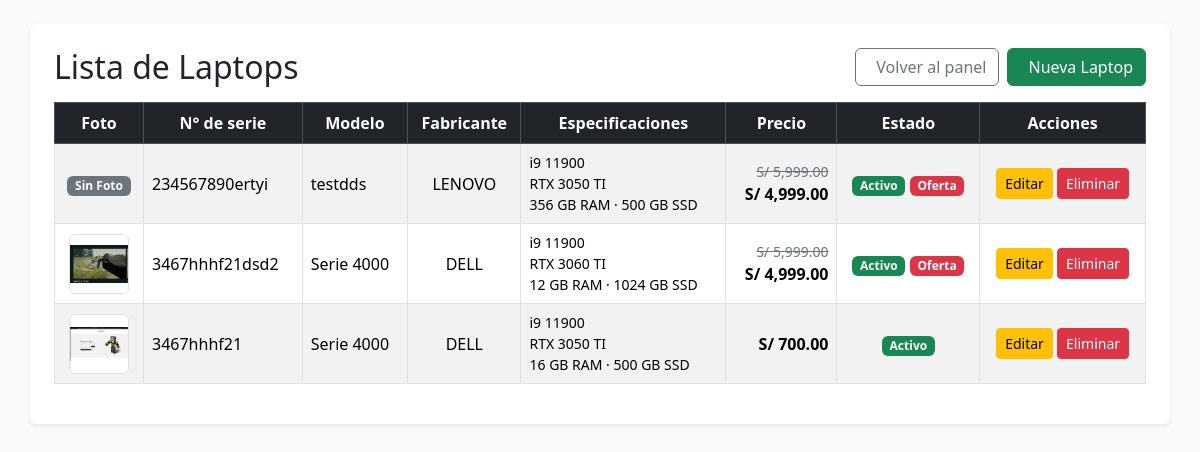
Page /src/controllers/list/listar-laptops.php (signed in) on the committed database.
### tables this page shows
CREATE TABLE laptops (
    numero_serie     VARCHAR(50)   PRIMARY KEY,             
    modelo           VARCHAR(100)  NOT NULL,
    descripcion      TEXT          NULL,                    
    procesador           VARCHAR(100)  NOT NULL,             
    tarjeta_grafica      VARCHAR(100)  NOT NULL,             
    ram_gb               SMALLINT UNSIGNED NOT NULL,        
    almacenamiento_gb    SMALLINT UNSIGNED NOT NULL,        
    tipo_almacenamiento  ENUM('SSD', 'HDD') NOT NULL DEFAULT 'SSD',
    precio           DECIMAL(10,2) NOT NULL,              
    precio_anterior  DECIMAL(10,2) NULL,                 
    id_fabricante    INT UNSIGNED  NOT NULL,
    foto             VARCHAR(255)  NULL,                    
    activo           TINYINT(1)    NOT NULL DEFAULT 1,    
    creado_en        TIMESTAMP     NOT NULL DEFAULT CURRENT_TIMESTAMP

                        
);

CREATE TABLE fabricantes (
    id_fabricante      INT UNSIGNED AUTO_INCREMENT PRIMARY KEY,
    nombre_fabricante  VARCHAR(100) NOT NULL UNIQUE         
);

### src/controllers/list/listar-laptops.php (the view, shortened to what this page needs)
<?php
require_once __DIR__ . '/../../conexion/conexion.php';
$sql = "SELECT l.numero_serie, l.modelo, l.procesador, l.tarjeta_grafica, l.ram_gb, l.almacenamiento_gb,
               l.tipo_almacenamiento, l.precio, l.precio_anterior, l.foto, l.activo, f.nombre_fabricante
        FROM laptops l
        JOIN fabricantes f ON f.id_fabricante = l.id_fabricante
        ORDER BY l.creado_en DESC";
$stmt = $conexion->prepare($sql);
$stmt->execute();
$laptops = $stmt->fetchAll(PDO::FETCH_ASSOC);
$rutaFotos = __DIR__ . '/../../../assets/imgs/laptops/';
$urlFotos  = '/assets/imgs/laptops/';
?>
<!DOCTYPE html>
<html lang="es">
<head>
    <link href="https://cdn.jsdelivr.net/npm/bootstrap@5.3.3/dist/css/bootstrap.min.css" rel="stylesheet">
    <link rel="stylesheet" href="https://cdn-uicons.flaticon.com/4.0.0/uicons-regular-rounded/css/uicons-regular-rounded.css">
</head>
<body class="bg-light p-4">
<div class="container bg-white p-4 rounded shadow-sm">
    <div class="d-flex justify-content-between align-items-center mb-3">
        <h2 class="mb-0">Lista de Laptops</h2>
        <div class="d-flex gap-2">
            <a href="/admin/index.php" class="btn btn-outline-secondary d-flex align-items-center gap-2"><i class="fi fi-rr-arrow-left d-flex"></i> Volver al panel</a>
            <a href="../add/agregar-laptos.php" class="btn btn-success d-flex align-items-center gap-2"><i class="fi fi-rr-plus d-flex"></i> Nueva Laptop</a>
        </div>
    </div>
    <div class="table-responsive">
        <table class="table table-bordered table-striped align-middle">
            <thead class="table-dark text-center">
                <tr>
                    <th>Foto</th>
                    <th>N° de serie</th>
                    <th>Modelo</th>
                    <th>Fabricante</th>
                    <th>Especificaciones</th>
                    <th>Precio</th>
                    <th>Estado</th>
                    <th>Acciones</th>
                </tr>
            </thead>
            <tbody>
                <?php foreach ($laptops as $lap): ?>
                <tr>
                    <td class="text-center">
                        <?php if (!empty($lap['foto']) && file_exists($rutaFotos . $lap['foto'])): ?>
                            <img src="<?= $urlFotos . htmlspecialchars($lap['foto']) ?>" width="60" height="60" class="rounded object-fit-contain border bg-white">
                        <?php else: ?>
                            <span class="badge bg-secondary">Sin Foto</span>
                        <?php endif; ?>
                    </td>
                    <td class="text-nowrap"><?= htmlspecialchars($lap['numero_serie']) ?></td>
                    <td><?= htmlspecialchars($lap['modelo']) ?></td>
                    <td class="text-center"><?= htmlspecialchars($lap['nombre_fabricante']) ?></td>
                    <td class="small">
                        <?= htmlspecialchars($lap['procesador']) ?><br>
                        <?= htmlspecialchars($lap['tarjeta_grafica']) ?><br>
                        <?= $lap['ram_gb'] ?> GB RAM · <?= $lap['almacenamiento_gb'] ?> GB <?= $lap['tipo_almacenamiento'] ?>
                    </td>
                    <td class="text-end text-nowrap">
                        <?php if (!empty($lap['precio_anterior'])): ?>
                            <small class="text-secondary text-decoration-line-through d-block">S/ <?= number_format($lap['precio_anterior'], 2) ?></small>
                        <?php endif; ?>
                        <strong>S/ <?= number_format($lap['precio'], 2) ?></strong>
                    </td>
                    <td class="text-center">
                        <?php if ($lap['activo']): ?>
                            <span class="badge bg-success">Activo</span>
                        <?php else: ?>
                            <span class="badge bg-secondary">Inactivo</span>
                        <?php endif; ?>
                        <?php if (!empty($lap['precio_anterior'])): ?>
                            <span class="badge bg-danger">Oferta</span>
                        <?php endif; ?>
                    </td>
                    <td class="text-center text-nowrap">
                        <a href="../update/editar-laptop.php?id=<?= urlencode($lap['numero_serie']) ?>" class="btn btn-warning btn-sm">Editar</a>
                        <a href="../delete/eliminar-laptop.php?id=<?= urlencode($lap['numero_serie']) ?>" class="btn btn-danger btn-sm" onclick="return confirm('¿Deseas eliminar esta laptop y su foto?');">Eliminar</a>
                    </td>
                </tr>
                <?php endforeach; ?>
            </tbody>
        </table>
    </div>
</div>
</body>
</html>

### rows in the picture
laptops: shows "Sin Foto", numero_serie "234567890ertyi", modelo "testdds", id_fabricante.nombre_fabricante "LENOVO", procesador "i9 11900", tarjeta_grafica "RTX 3050 TI", ram_gb "356", almacenamiento_gb "500", tipo_almacenamiento "SSD", precio_anterior "5,999.00", precio "4,999.00", activo "Activo", shows "Oferta"
laptops: foto (picture), numero_serie "3467hhhf21dsd2", modelo "Serie 4000", id_fabricante.nombre_fabricante "DELL", procesador "i9 11900", tarjeta_grafica "RTX 3060 TI", ram_gb "12", almacenamiento_gb "1024", tipo_almacenamiento "SSD", precio_anterior "5,999.00", precio "4,999.00", activo "Activo", shows "Oferta"
laptops: foto (picture), numero_serie "3467hhhf21", modelo "Serie 4000", id_fabricante.nombre_fabricante "DELL", procesador "i9 11900", tarjeta_grafica "RTX 3050 TI", ram_gb "16", almacenamiento_gb "500", tipo_almacenamiento "SSD", precio "700.00", activo "Activo"
